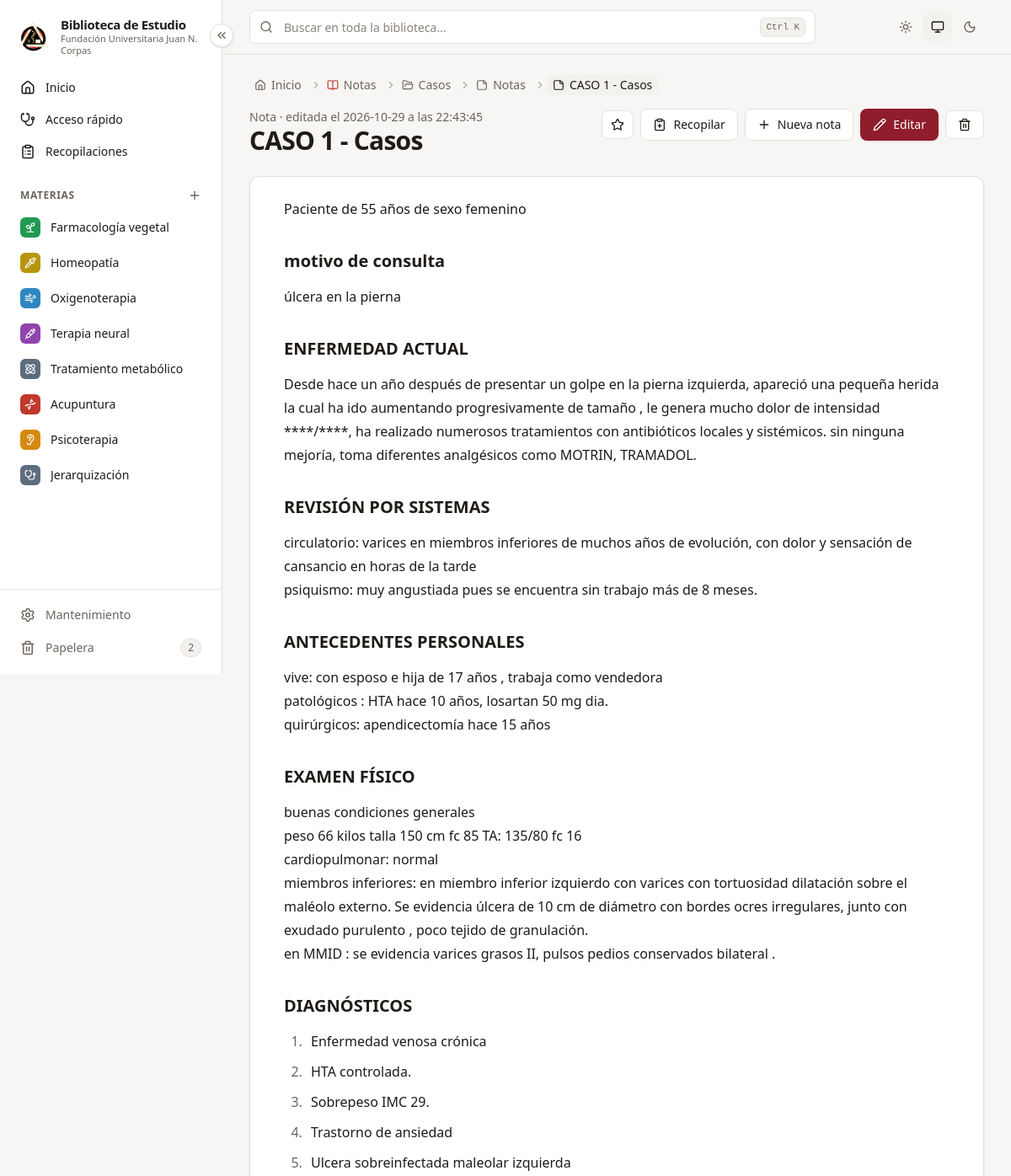
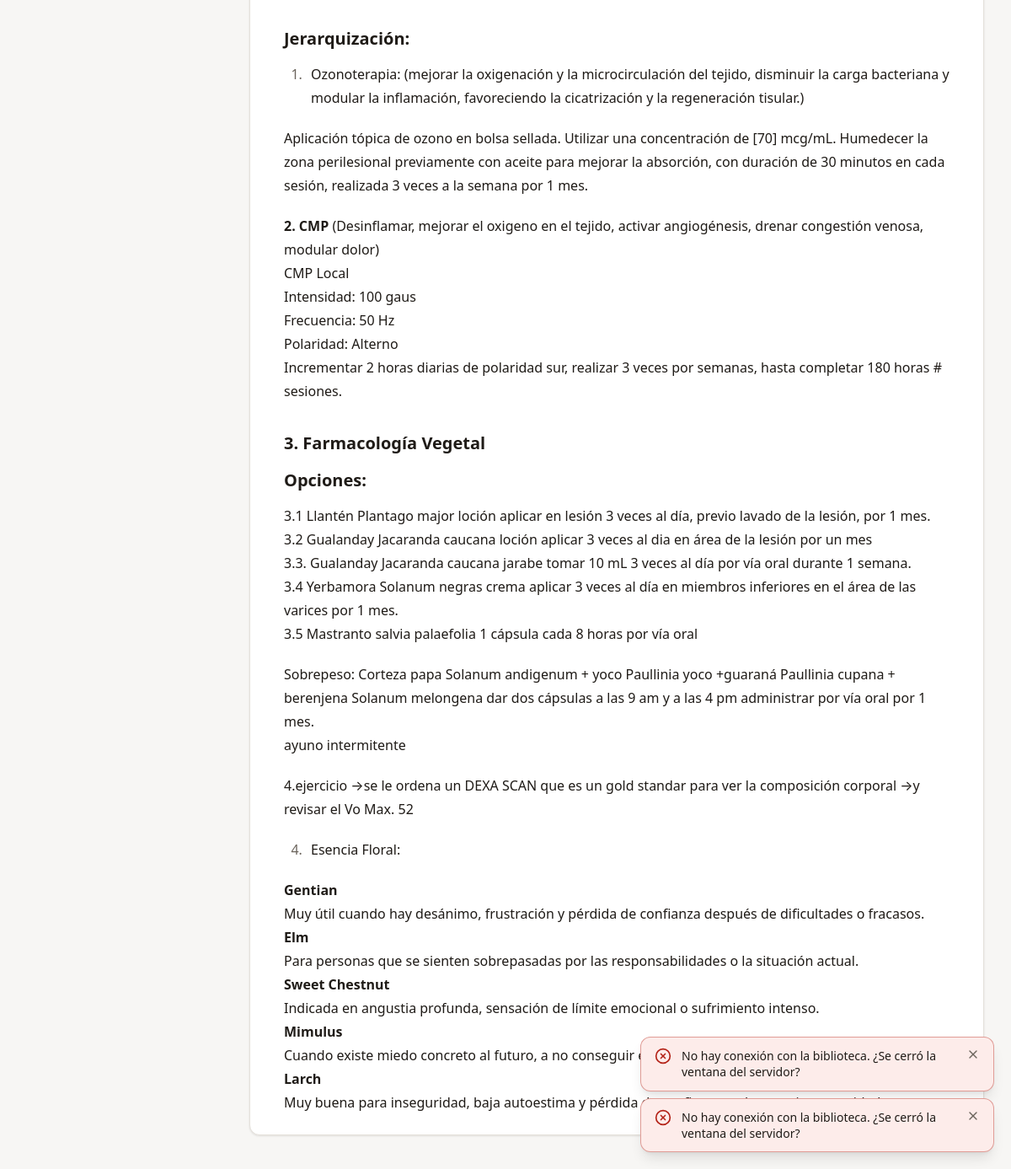
The page /notas/197 on the database its author committed (2 pictures, top to bottom).
### tables this page shows
CREATE TABLE materias (
        id           INTEGER PRIMARY KEY,
        nombre       TEXT    NOT NULL,
        slug         TEXT    NOT NULL,
        descripcion  TEXT    NOT NULL DEFAULT '',
        color        TEXT    NOT NULL,
        icono        TEXT    NOT NULL,
        orden        INTEGER NOT NULL DEFAULT 0,
        archivada    INTEGER NOT NULL DEFAULT 0,
        papelera_id  INTEGER,
        creado       TEXT    NOT NULL,
        actualizado  TEXT    NOT NULL
    , oculta INTEGER NOT NULL DEFAULT 0, en_busqueda INTEGER NOT NULL DEFAULT 1);

CREATE TABLE componentes (
        id           INTEGER PRIMARY KEY,
        materia_id   INTEGER NOT NULL REFERENCES materias(id) ON DELETE CASCADE,
        padre_id     INTEGER REFERENCES componentes(id) ON DELETE CASCADE,
        nombre       TEXT    NOT NULL,
        slug         TEXT    NOT NULL,
        descripcion  TEXT    NOT NULL DEFAULT '',
        tipos        TEXT    NOT NULL DEFAULT '[]',
        orden        INTEGER NOT NULL DEFAULT 0,
        papelera_id  INTEGER,
        creado       TEXT    NOT NULL,
        actualizado  TEXT    NOT NULL
    );

CREATE TABLE notas (
        id             INTEGER PRIMARY KEY,
        componente_id  INTEGER NOT NULL REFERENCES componentes(id) ON DELETE CASCADE,
        titulo         TEXT    NOT NULL,
        contenido      TEXT    NOT NULL DEFAULT '',
        formato        TEXT    NOT NULL DEFAULT 'markdown',  -- markdown | texto
        orden          INTEGER NOT NULL DEFAULT 0,
        papelera_id    INTEGER,
        creado         TEXT    NOT NULL,
        actualizado    TEXT    NOT NULL
    );

### app/routers/contenido.py (the view)
@router.get("/notas/{nota_id}")
def ver_nota(request: Request, nota_id: int, con: sqlite3.Connection = Depends(obtener_db)):
    nota = notas_srv.obtener(con, nota_id)
    comp = bib.obtener_componente(con, nota.componente_id)
    from ..services import favoritos as fav
    fav.registrar_visita(con, "nota", nota.id)
    return pagina(request, con, "paginas/nota.html", nota=nota, html=notas_srv.renderizar(nota.contenido, nota.formato),
                  favorito=fav.es_favorito(con, "nota", nota.id),
                  materia_activa=comp.materia_id, migas=_migas_componente(con, comp.id, "notas") + [{"texto": nota.titulo, "icono": "sticky-note"}])

### app/templates/paginas/nota.html (shortened to what this page needs)
{% extends "base.html" %}
{% from "macros.html" import icono %}
{% block contenido %}
<article class="mx-auto max-w-4xl">
  <header class="mb-6 flex flex-wrap items-start gap-4">
    <div class="min-w-[min(100%,18rem)] flex-1">
      <p class="text-sm text-tenue">Nota · editada el {{ nota.actualizado|replace("T", " a las ") }}</p>
      <h1 class="text-2xl font-bold tracking-tight sm:text-3xl" data-resaltar="{{ request.query_params.get('buscar', '') }}">{{ nota.titulo }}</h1>
    </div>
    <div class="flex items-center gap-2">
      {% with tipo="nota", ref_id=nota.id, activo=favorito %}{% include "parciales/estrella.html" %}{% endwith %}
      <button type="button" class="btn-secundario" title="Agregar la nota completa a la recopilación (o subraya solo una parte)"
              hx-post="/recopilacion/agregar" hx-vals='{"fuente": "nota", "ref_id": {{ nota.id }}}' hx-swap="none">{{ icono("clipboard-plus") }}<span class="hidden sm:inline">Recopilar</span></button>
      <a href="/componentes/{{ nota.componente_id }}/notas/nueva" class="btn-secundario" title="Escribir otra nota en el mismo componente">{{ icono("plus") }}Nueva nota</a>
      <a href="/notas/{{ nota.id }}/editar" class="btn-primario">{{ icono("pencil") }}Editar</a>
      <button class="btn-secundario hover:text-peligro" hx-get="/notas/{{ nota.id }}/eliminar" hx-target="#modal" title="Enviar a la papelera">{{ icono("trash-2") }}</button>
    </div>
  </header>
  <div class="tarjeta px-6 py-6 sm:px-10">
    {% if nota.contenido.strip() %}
    <div class="prose max-w-none" data-capturar="nota:{{ nota.id }}" data-capturar-titulo="{{ nota.titulo }}" data-resaltar="{{ request.query_params.get('buscar', '') }}">{{ html|safe }}</div>
    {% else %}
    <p class="text-tenue">Esta nota está vacía. <a href="/notas/{{ nota.id }}/editar" class="text-marca underline">Escribe algo</a>.</p>
    {% endif %}
  </div>
</article>
{% endblock %}

### app/templates/macros.html (shortened to what this page needs)
{% macro icono(nombre, clase="size-4") -%}
<svg class="ic {{ clase }}" aria-hidden="true"><use href="{{ SPRITE }}#{{ nombre }}"/></svg>
{%- endmacro %}
{% macro migas(items) -%}
{% if items %}
{% set total = items|length %}
<nav aria-label="Ruta" class="mb-4 text-sm text-tenue" x-data="{ todo: false }">
  <ol class="flex flex-wrap items-center gap-x-1 gap-y-1">
    <li class="flex items-center">
      <a href="/" class="inline-flex items-center gap-1.5 rounded-md px-1.5 py-0.5 hover:bg-superficie-2 hover:text-texto">{{ icono("house", "size-3.5") }}<span class="sr-only sm:not-sr-only">Inicio</span></a>
    </li>
    {% for m in items %}
    {% set intermedio = total > 2 and not loop.last and loop.index < total - 1 %}
    {% set texto = m.texto.split("\n")[0]|truncate(60, true, "…") %}
    <li class="{{ 'hidden sm:flex' if intermedio else 'flex' }} min-w-0 items-center" {% if intermedio %}:class="todo && '!flex'"{% endif %}>
      {{ icono("chevron-right", "size-3.5 shrink-0 opacity-50") }}
      {% if m.url %}
      <a href="{{ m.url }}" title="{{ m.texto }}"
         class="inline-flex max-w-[16rem] items-center gap-1.5 rounded-md px-1.5 py-0.5 hover:bg-superficie-2 hover:text-texto">{{ contenido }}</a>
      {% else %}
      <span class="inline-flex max-w-[22rem] items-center gap-1.5 rounded-md bg-superficie-2 px-2 py-0.5 font-medium text-texto"
            aria-current="page" title="{{ m.texto }}">{{ contenido }}</span>
      {% endif %}
    </li>
    {% endfor %}
  </ol>
</nav>
{% endif %}
{%- endmacro %}

### app/templates/parciales/barra_lateral.html (shortened to what this page needs)
{% from "macros.html" import icono %}
<aside class="barra-lateral sticky top-0 z-30 hidden h-screen shrink-0 flex-col border-r border-borde bg-superficie lg:flex" aria-label="Menú principal">
  <button type="button" class="boton-plegar absolute -right-3.5 top-7 z-10 grid size-7 place-items-center rounded-full border border-borde bg-superficie text-tenue shadow-sm hover:border-marca hover:text-marca"
          x-data @click="$store.menu.alternar()" :title="$store.menu.plegado ? 'Desplegar menú' : 'Replegar menú'"
          :aria-label="$store.menu.plegado ? 'Desplegar menú' : 'Replegar menú'">
    {{ icono("chevrons-left", "size-4 transition-transform") }}
  </button>
  <a href="/" class="item-menu flex items-center gap-3 px-5 pb-5 pt-5">
    <img src="/static/marca/logo-corpas.png" alt="Escudo de la {{ INSTITUCION }}" class="size-10 shrink-0 object-contain">
    <span class="solo-desplegado leading-tight">
      <strong class="block text-[15px] tracking-tight">{{ NOMBRE_APP }}</strong>
      <span class="block text-[11px] text-tenue">{{ INSTITUCION }}</span>
    </span>
  </a>
  <nav class="flex min-h-0 flex-1 flex-col gap-0.5 overflow-y-auto px-3 pb-3">
    {% set en_inicio = request.url.path == "/" %}
    <a href="/" title="Inicio" class="item-menu flex items-center gap-3 rounded-lg px-3 py-2 text-sm font-medium {{ 'bg-marca-suave text-marca' if en_inicio else 'text-texto hover:bg-superficie-2' }}">
      {{ icono("house", "size-[18px]") }}<span class="solo-desplegado">Inicio</span>
    </a>
    {% set en_dx = request.url.path.startswith("/acceso-rapido") %}
    <a href="/acceso-rapido" title="Acceso rápido por síntomas" class="item-menu flex items-center gap-3 rounded-lg px-3 py-2 text-sm font-medium {{ 'bg-marca-suave text-marca' if en_dx else 'text-texto hover:bg-superficie-2' }}">
      {{ icono("stethoscope", "size-[18px]") }}<span class="solo-desplegado">Acceso rápido</span>
    </a>
    {% set en_recop = request.url.path.startswith("/recopilaciones") %}
    <a href="/recopilaciones" title="Recopilaciones" class="item-menu flex items-center gap-3 rounded-lg px-3 py-2 text-sm font-medium {{ 'bg-marca-suave text-marca' if en_recop else 'text-texto hover:bg-superficie-2' }}">
      {{ icono("clipboard-list", "size-[18px]") }}<span class="solo-desplegado">Recopilaciones</span>
    </a>
    <div class="solo-desplegado mt-5 mb-1 flex items-center justify-between px-3">
      <span class="titulo-seccion">Materias</span>
      <button type="button" class="-mr-1 rounded-md p-1 text-tenue hover:bg-superficie-2 hover:text-marca" title="Nueva materia" aria-label="Nueva materia"
              hx-get="/materias/nueva" hx-target="#modal">{{ icono("plus") }}</button>
    </div>
    {% for m in materias_menu %}
      {% set activa = materia_activa|default(None) == m.id %}
      <a href="/materias/{{ m.id }}" title="{{ m.nombre }}"
         class="item-menu group flex items-center gap-3 rounded-lg px-3 py-2 text-sm {{ 'bg-superficie-2 font-semibold text-texto' if activa else 'text-texto hover:bg-superficie-2' }}">
        <span class="grid size-6 shrink-0 place-items-center rounded-md text-white" style="background: {{ m.color_hex }}">{{ icono(m.icono, "size-3.5") }}</span>
        <span class="solo-desplegado min-w-0 flex-1 truncate">{{ m.nombre }}</span>
      </a>
    {% else %}
      <p class="solo-desplegado px-3 py-2 text-xs text-tenue">Aún no hay materias.</p>
    {% endfor %}
  </nav>
  <div class="flex flex-col gap-0.5 border-t border-borde p-3">
    <a href="/mantenimiento" title="Mantenimiento y respaldos"
       class="item-menu flex items-center gap-3 rounded-lg px-3 py-2 text-sm {{ 'bg-superficie-2 font-semibold' if request.url.path == '/mantenimiento' else 'text-tenue hover:bg-superficie-2 hover:text-texto' }}">
      {{ icono("settings", "size-[18px]") }}<span class="solo-desplegado flex-1">Mantenimiento</span>
    </a>
    <a href="/papelera" title="Papelera"
       class="item-menu flex items-center gap-3 rounded-lg px-3 py-2 text-sm {{ 'bg-superficie-2 font-semibold' if request.url.path == '/papelera' else 'text-tenue hover:bg-superficie-2 hover:text-texto' }}">
      {{ icono("trash-2", "size-[18px]") }}<span class="solo-desplegado flex-1">Papelera</span>
      {% if en_papelera %}<span class="solo-desplegado chip px-2">{{ en_papelera }}</span>{% endif %}
    </a>
  </div>
</aside>

### app/static/css/app.css (style rules this page uses)
:root { color-scheme:light;--fondo:#f7f6f4;--superficie:#fff;--superficie-2:#f3f1ee;--superficie-3:#e9e6e1;--borde:#e5e1db;--borde-fuerte:#d2ccc3;--texto:#1f1b17;--tenue:#6b645c;--marca:#8f1d2c;--marca-fuerte:#721421;--marca-suave:#f8eaec;--sobre-marca:#fff;--oro:#9c7716;--oro-suave:#f7efda;--exito:#1b7a4b;--exito-suave:#e2f3e9;--peligro:#b42318;--peligro-suave:#fdecea;--alerta:#8a5a00;--alerta-suave:#fff3d6;--sombra:0 1px 2px #1f1b170d, 0 1px 3px #1f1b170f;--sombra-alta:0 24px 60px #140c0838 }
.prose { --tw-prose-body:var(--texto);--tw-prose-headings:var(--texto);--tw-prose-lead:var(--tenue);--tw-prose-links:var(--marca);--tw-prose-bold:var(--texto);--tw-prose-counters:var(--tenue);--tw-prose-bullets:var(--borde-fuerte);--tw-prose-hr:var(--borde);--tw-prose-quotes:var(--texto);--tw-prose-quote-borders:var(--marca-suave);--tw-prose-captions:var(--tenue);--tw-prose-code:var(--texto);--tw-prose-pre-code:var(--texto);--tw-prose-pre-bg:var(--superficie-2);--tw-prose-th-borders:var(--borde-fuerte);--tw-prose-td-borders:var(--borde) }
.barra-lateral { width:16.5rem;transition:width .2s }

### rows shown on the page
materias: nombre "Farmacología vegetal"
materias: nombre "Homeopatía"
materias: nombre "Oxigenoterapia"
materias: nombre "Terapia neural"
materias: nombre "Tratamiento metabólico"
materias: nombre "Acupuntura"
materias: nombre "Psicoterapia"
materias: nombre "Jerarquización"
materias: contenido "Notas"
componentes: contenido "Casos"
notas: titulo "CASO 1 - Casos", actualizado "2026-10-29 a las 22:43:45"

### other values the page prints
{{ NOMBRE_APP }} "Biblioteca de Estudio"
{{ INSTITUCION }} "Fundación Universitaria Juan N. Corpas"
{{ en_papelera }} "2"
{{ contenido }} "Notas"
